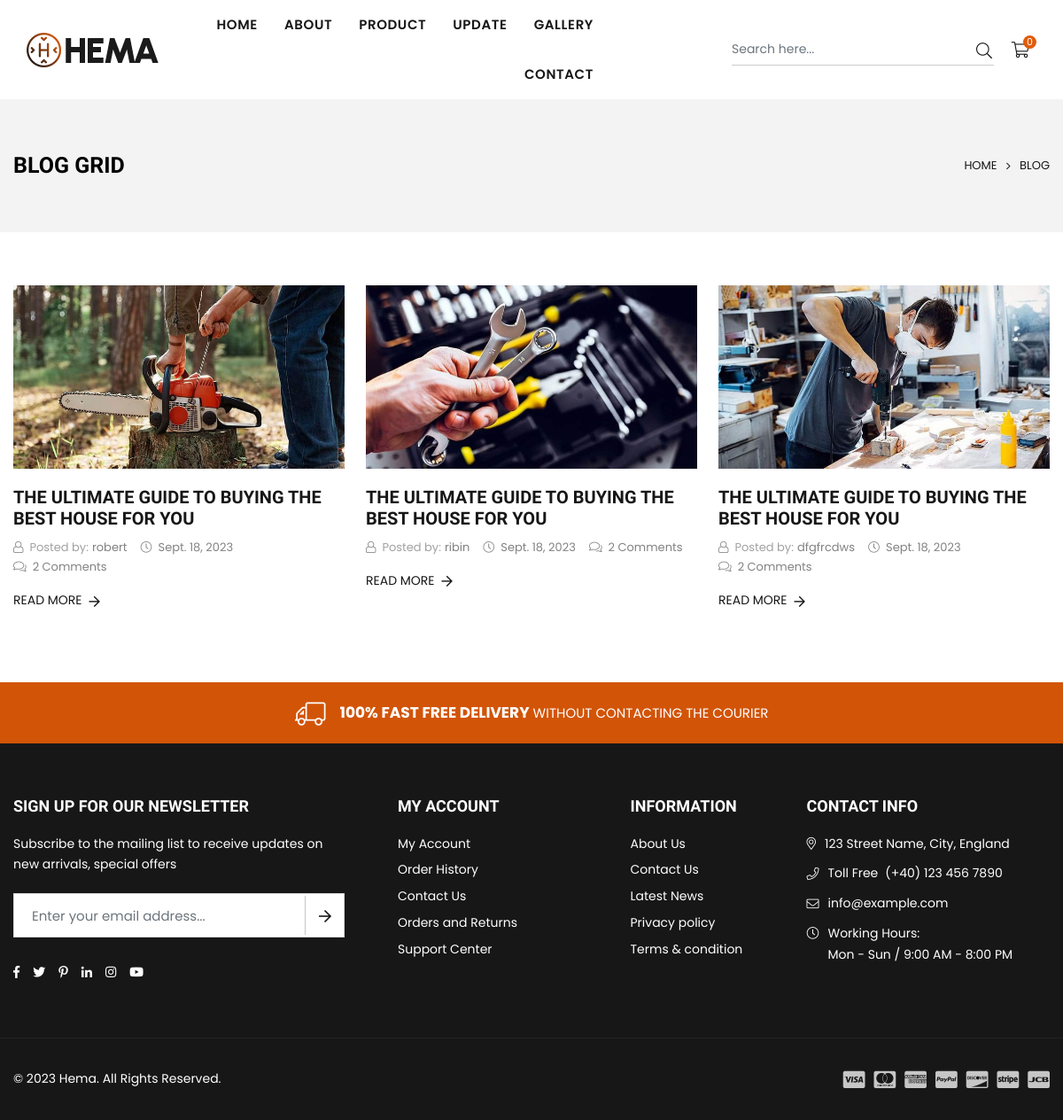
Page /blog on the earlier database version.
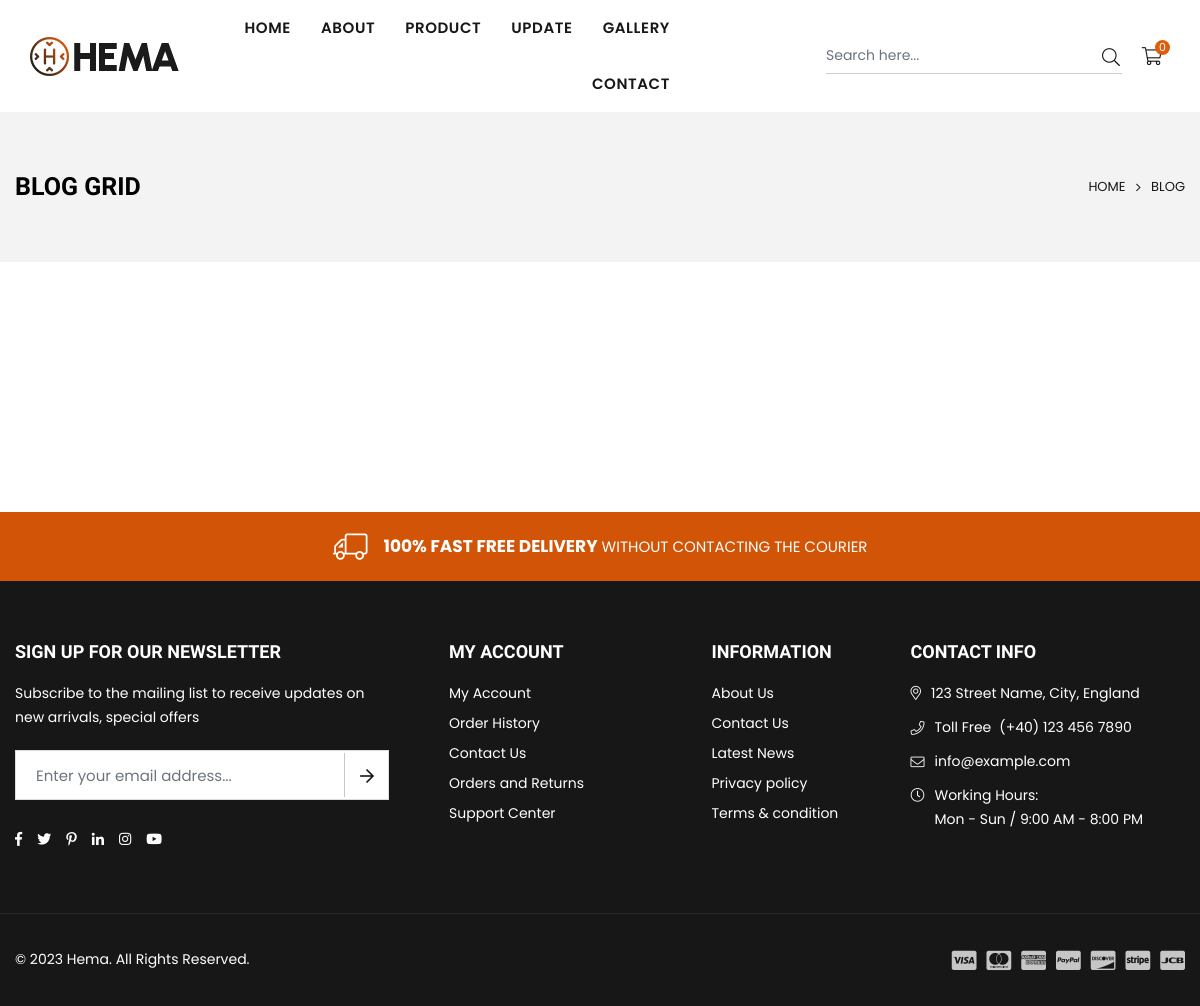
Same page on the later database version.
### web/models.py (models this page shows, shortened)
class Blog(models.Model):
    author=models.CharField(max_length=20,)
    title=models.CharField(max_length=225,)
    date = models.DateField()
    image =models.ImageField()
    content= HTMLField(blank=True, null=True)

### web/views.py (the view)
# urls.py: path("blog",views.blog,name="blog"),
def blog(request):
    context = {"is_blog": True,
               'blog':Blog.objects.all(),}
    return render(request, "web/blog.html", context)

### templates/web/blog.html (shortened to what this page needs)
{% extends "web/partials/base.html" %}
{% load static %}
{% block content %}
        <div class="page-wrapper">
            <div id="page-content">
                <div class="page-header text-center">
                    <div class="container">
                        <div class="row">
                            <div class="col-12 col-sm-12 col-md-12 col-lg-12 d-flex justify-content-between align-items-center">
                                <div class="page-title"><h1>Blog Grid</h1></div>
                                <div class="breadcrumbs"><a href="{% url "web:index" %}" title="Back to the home page">Home</a><span class="title"><i class="icon anm anm-angle-right-l"></i>Blog</span></div>
                            </div>
                        </div>
                    </div>
                </div>
                <div class="container">
                    <div class="blog-grid-view">
                        <div class="row col-row row-cols-lg-3 row-cols-sm-2 row-cols-1">
                            {% for obj in blog %}
                            <div class="blog-item col-item">
                                <div class="blog-article zoomscal-hov">
                                    <div class="blog-img">
                                        <a class="featured-image rounded-0 zoom-scal" href="#"><img class="rounded-0 blur-up lazyload" data-src="{{obj.image.url}}" src="{{obj.image.url}}" alt="New shop collection our shop" width="740" height="410" /></a>
                                    </div>
                                    <div class="blog-content">
                                        <h2 class="h3"><a href="blog-details.html">{{obj.title}}</a></h2>
                                        <ul class="publish-detail d-flex-wrap">
                                            <li><i class="icon anm anm-user-al"></i> <span class="opacity-75 me-1">Posted by:</span>{{obj.author}}</li>
                                            <li><i class="icon anm anm-clock-r"></i> <time datetime="2023-01-02">{{obj.date}}</time></li>
                                            <li><i class="icon anm anm-comments-l"></i> <a href="#">2 Comments</a></li>
                                        </ul>
                                        <a href="{% url 'web:blog_detail' obj.id %}" class="text-link text-decoration-none text-uppercase">Read More<i class="icon anm anm-arw-right ms-2"></i></a>
                                    </div>
                                </div>
                            </div>
                            {% endfor %}
                        </div>
                    </div>
                </div>
            </div>
{% endblock content %}

Differences in the rows shown:
removed Blog: image (picture), title "THE ULTIMATE GUIDE TO BUYING THE BEST HOUSE FOR YOU", author "robert", date "Sept. 18, 2023"
removed Blog: image (picture), title "THE ULTIMATE GUIDE TO BUYING THE BEST HOUSE FOR YOU", author "ribin", date "Sept. 18, 2023"
removed Blog: image (picture), title "THE ULTIMATE GUIDE TO BUYING THE BEST HOUSE FOR YOU", author "dfgfrcdws", date "Sept. 18, 2023"
